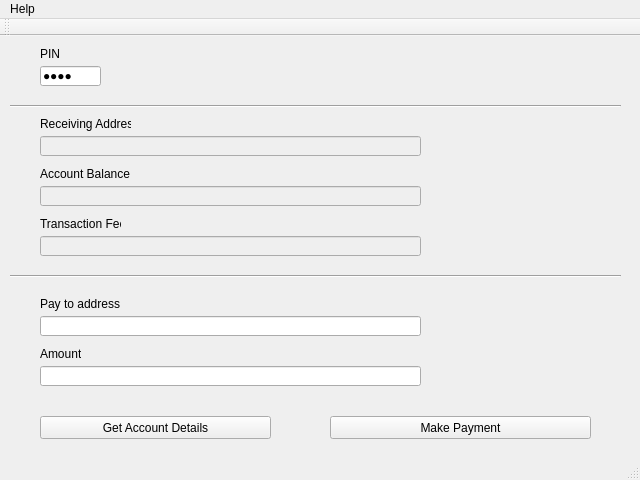
<?xml version="1.0" encoding="UTF-8"?>
<ui version="4.0">
 <class>TerminalMainWindow</class>
 <widget class="QMainWindow" name="TerminalMainWindow">
  <property name="geometry">
   <rect>
    <x>0</x>
    <y>0</y>
    <width>640</width>
    <height>480</height>
   </rect>
  </property>
  <property name="minimumSize">
   <size>
    <width>640</width>
    <height>480</height>
   </size>
  </property>
  <property name="maximumSize">
   <size>
    <width>640</width>
    <height>480</height>
   </size>
  </property>
  <property name="windowTitle">
   <string>Marlene Terminal</string>
  </property>
  <widget class="QWidget" name="centralWidget">
   <widget class="QLineEdit" name="recv_addr_disp">
    <property name="enabled">
     <bool>false</bool>
    </property>
    <property name="geometry">
     <rect>
      <x>40</x>
      <y>100</y>
      <width>381</width>
      <height>20</height>
     </rect>
    </property>
    <property name="acceptDrops">
     <bool>false</bool>
    </property>
   </widget>
   <widget class="QLabel" name="label">
    <property name="geometry">
     <rect>
      <x>40</x>
      <y>80</y>
      <width>91</width>
      <height>16</height>
     </rect>
    </property>
    <property name="text">
     <string>Receiving Address</string>
    </property>
   </widget>
   <widget class="QLineEdit" name="acct_balance_disp">
    <property name="enabled">
     <bool>false</bool>
    </property>
    <property name="geometry">
     <rect>
      <x>40</x>
      <y>150</y>
      <width>381</width>
      <height>20</height>
     </rect>
    </property>
    <property name="acceptDrops">
     <bool>false</bool>
    </property>
   </widget>
   <widget class="QLabel" name="label_2">
    <property name="geometry">
     <rect>
      <x>40</x>
      <y>130</y>
      <width>91</width>
      <height>16</height>
     </rect>
    </property>
    <property name="text">
     <string>Account Balance</string>
    </property>
   </widget>
   <widget class="QLineEdit" name="txfee_disp">
    <property name="enabled">
     <bool>false</bool>
    </property>
    <property name="geometry">
     <rect>
      <x>40</x>
      <y>200</y>
      <width>381</width>
      <height>20</height>
     </rect>
    </property>
    <property name="acceptDrops">
     <bool>false</bool>
    </property>
   </widget>
   <widget class="QLabel" name="label_3">
    <property name="geometry">
     <rect>
      <x>40</x>
      <y>180</y>
      <width>81</width>
      <height>16</height>
     </rect>
    </property>
    <property name="text">
     <string>Transaction Fee</string>
    </property>
   </widget>
   <widget class="QPushButton" name="query_acct_btn">
    <property name="geometry">
     <rect>
      <x>40</x>
      <y>380</y>
      <width>231</width>
      <height>23</height>
     </rect>
    </property>
    <property name="text">
     <string>Get Account Details</string>
    </property>
   </widget>
   <widget class="QPushButton" name="make_payment_btn">
    <property name="geometry">
     <rect>
      <x>330</x>
      <y>380</y>
      <width>261</width>
      <height>23</height>
     </rect>
    </property>
    <property name="text">
     <string>Make Payment</string>
    </property>
   </widget>
   <widget class="QLineEdit" name="payto_addr_edit">
    <property name="geometry">
     <rect>
      <x>40</x>
      <y>280</y>
      <width>381</width>
      <height>20</height>
     </rect>
    </property>
    <property name="acceptDrops">
     <bool>false</bool>
    </property>
   </widget>
   <widget class="QLabel" name="label_4">
    <property name="geometry">
     <rect>
      <x>40</x>
      <y>260</y>
      <width>81</width>
      <height>16</height>
     </rect>
    </property>
    <property name="text">
     <string>Pay to address</string>
    </property>
   </widget>
   <widget class="QLineEdit" name="amount_edit">
    <property name="geometry">
     <rect>
      <x>40</x>
      <y>330</y>
      <width>381</width>
      <height>20</height>
     </rect>
    </property>
    <property name="acceptDrops">
     <bool>false</bool>
    </property>
   </widget>
   <widget class="QLabel" name="label_5">
    <property name="geometry">
     <rect>
      <x>40</x>
      <y>310</y>
      <width>41</width>
      <height>16</height>
     </rect>
    </property>
    <property name="text">
     <string>Amount</string>
    </property>
   </widget>
   <widget class="QLineEdit" name="pin_edit">
    <property name="geometry">
     <rect>
      <x>40</x>
      <y>30</y>
      <width>61</width>
      <height>20</height>
     </rect>
    </property>
    <property name="inputMask">
     <string>9999</string>
    </property>
    <property name="frame">
     <bool>true</bool>
    </property>
    <property name="echoMode">
     <enum>QLineEdit::PasswordEchoOnEdit</enum>
    </property>
   </widget>
   <widget class="QLabel" name="label_6">
    <property name="geometry">
     <rect>
      <x>40</x>
      <y>10</y>
      <width>21</width>
      <height>16</height>
     </rect>
    </property>
    <property name="text">
     <string>PIN</string>
    </property>
   </widget>
   <widget class="Line" name="line">
    <property name="geometry">
     <rect>
      <x>10</x>
      <y>230</y>
      <width>611</width>
      <height>21</height>
     </rect>
    </property>
    <property name="orientation">
     <enum>Qt::Horizontal</enum>
    </property>
   </widget>
   <widget class="Line" name="line_2">
    <property name="geometry">
     <rect>
      <x>10</x>
      <y>60</y>
      <width>611</width>
      <height>21</height>
     </rect>
    </property>
    <property name="orientation">
     <enum>Qt::Horizontal</enum>
    </property>
   </widget>
  </widget>
  <widget class="QMenuBar" name="menuBar">
   <property name="geometry">
    <rect>
     <x>0</x>
     <y>0</y>
     <width>640</width>
     <height>21</height>
    </rect>
   </property>
   <widget class="QMenu" name="menuHelp">
    <property name="title">
     <string>Help</string>
    </property>
    <addaction name="actionAbout_Terminal"/>
    <addaction name="actionAbout_Card"/>
   </widget>
   <addaction name="menuHelp"/>
  </widget>
  <widget class="QToolBar" name="mainToolBar">
   <attribute name="toolBarArea">
    <enum>TopToolBarArea</enum>
   </attribute>
   <attribute name="toolBarBreak">
    <bool>false</bool>
   </attribute>
  </widget>
  <widget class="QStatusBar" name="statusBar">
   <property name="minimumSize">
    <size>
     <width>640</width>
     <height>20</height>
    </size>
   </property>
   <property name="maximumSize">
    <size>
     <width>640</width>
     <height>20</height>
    </size>
   </property>
  </widget>
  <action name="actionAbout_Terminal">
   <property name="text">
    <string>About Terminal</string>
   </property>
  </action>
  <action name="actionAbout_Card">
   <property name="text">
    <string>About Card</string>
   </property>
  </action>
 </widget>
 <layoutdefault spacing="6" margin="11"/>
 <resources/>
 <connections>
  <connection>
   <sender>query_acct_btn</sender>
   <signal>clicked()</signal>
   <receiver>TerminalMainWindow</receiver>
   <slot>onGetAccountDetails()</slot>
   <hints>
    <hint type="sourcelabel">
     <x>155</x>
     <y>424</y>
    </hint>
    <hint type="destinationlabel">
     <x>319</x>
     <y>239</y>
    </hint>
   </hints>
  </connection>
  <connection>
   <sender>make_payment_btn</sender>
   <signal>clicked()</signal>
   <receiver>TerminalMainWindow</receiver>
   <slot>onMakePayment()</slot>
   <hints>
    <hint type="sourcelabel">
     <x>460</x>
     <y>424</y>
    </hint>
    <hint type="destinationlabel">
     <x>319</x>
     <y>239</y>
    </hint>
   </hints>
  </connection>
 </connections>
 <slots>
  <slot>onGetAccountDetails()</slot>
  <slot>onMakePayment()</slot>
 </slots>
</ui>
